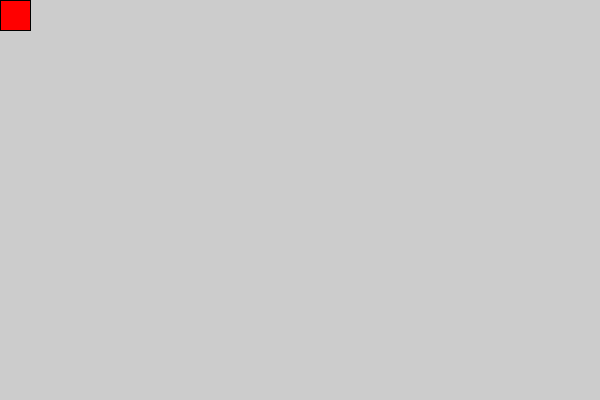
Frame 1 (no input)
Frame 60 (the mouse pressed at the canvas centre just before this capture): identical to frame 1, image omitted
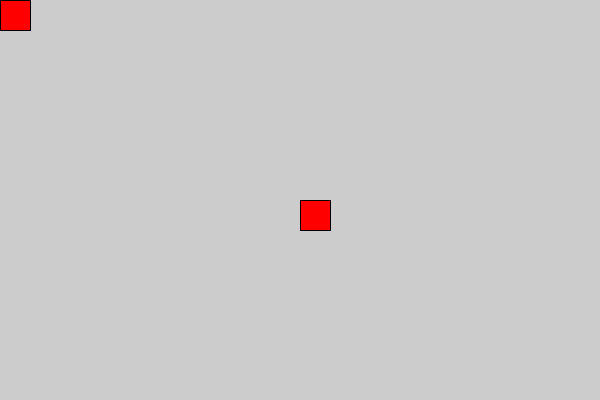
Frame 120 (the mouse held since frame 60 and released just before this capture)

The Processing sketch that drew these frames (run headless with seeded random() and noise(); from frame 60 on, the mouse is pressed at the canvas centre):

// Processing sketch: processing_149657
// ── processing_149657.pde

void setup(){
     size(600,400);
}
void draw(){
     fill(255,0,0);
     rect(mouseX,mouseY,30,30);
     }
